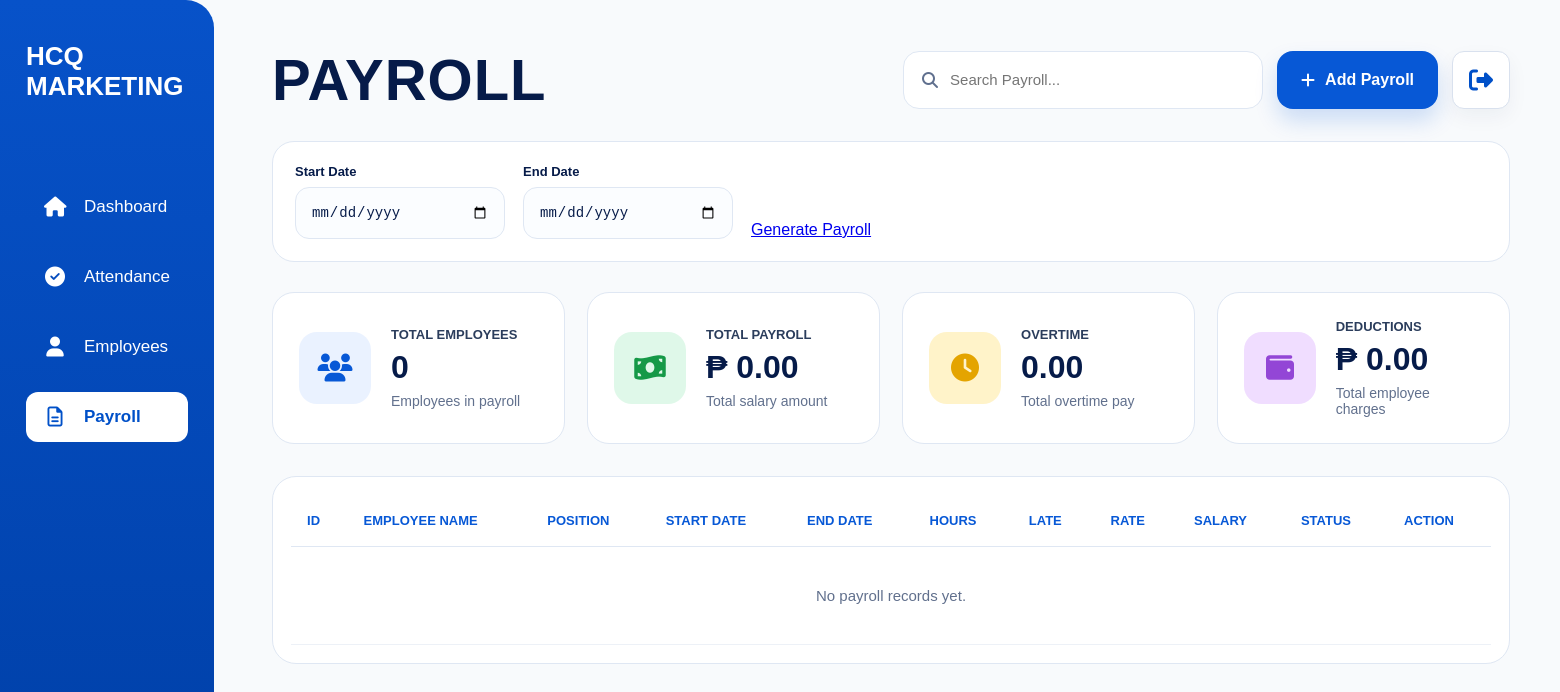
The page /payroll-page/ on the database as committed earlier.
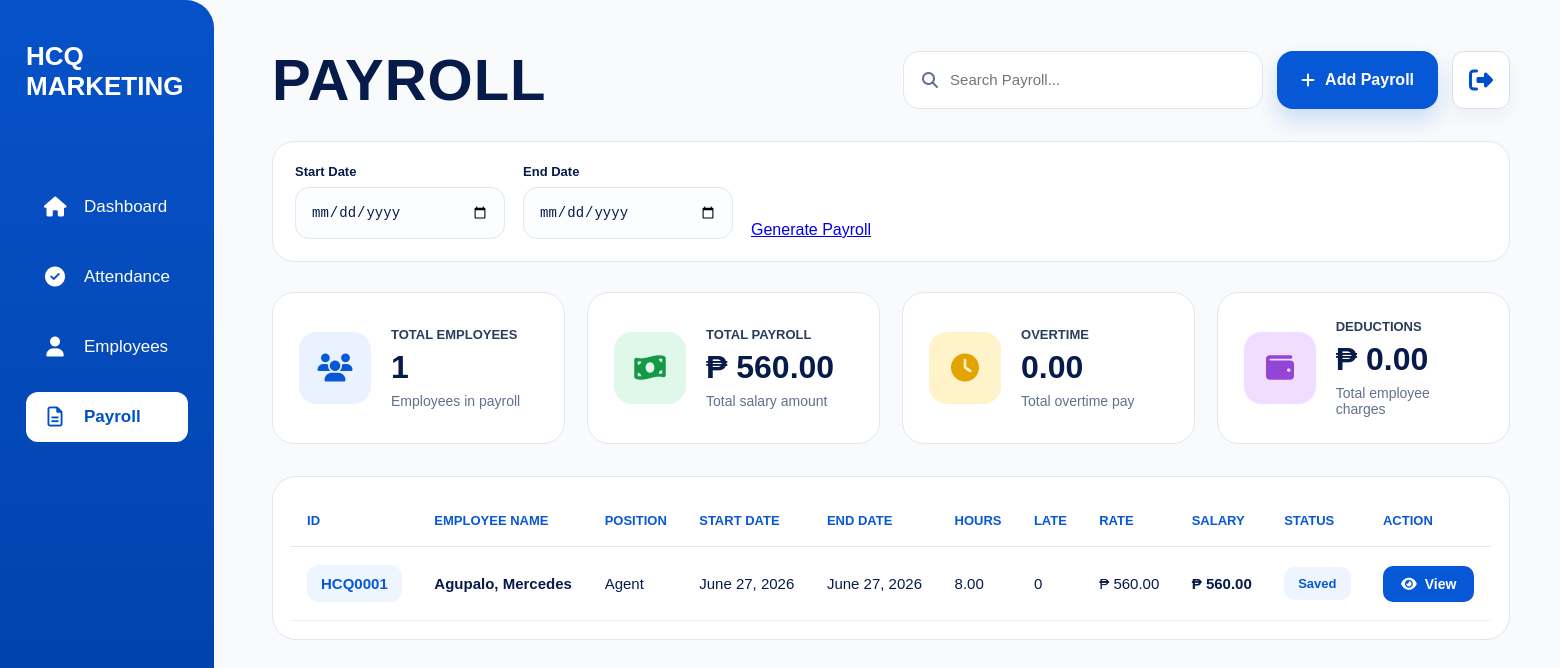
The same page on the database as committed later.
### payroll/models.py (models this page shows, shortened)
class Payroll(models.Model):
    employee = models.ForeignKey(
        Employee,
        on_delete=models.CASCADE,
        related_name='payrolls'
    )
    start_date = models.DateField()
    end_date = models.DateField()
    total_payable_hours = models.DecimalField(
        max_digits=10,
        decimal_places=2,
        default=0
    )
    total_late_minutes = models.PositiveIntegerField(
        default=0
    )
    total_undertime_minutes = models.PositiveIntegerField(
        default=0
    )
    base_salary = models.DecimalField(
        max_digits=12,
        decimal_places=2,
        default=0
    )
    overtime_pay = models.DecimalField(
        max_digits=12,
        decimal_places=0,
        default=0
    )
    transportation_fee = models.DecimalField(
        max_digits=12,
        decimal_places=2,
        default=0
    )
    delivery_allowance = models.DecimalField(
        max_digits=12,
        decimal_places=2,
        default=0
    )
    benefits = models.DecimalField(
        max_digits=10,
        decimal_places=2,
        default=0
    )
    absent_deduction = models.DecimalField(
        max_digits=10,
        decimal_places=2,
        default=0
    )
    allowance = models.DecimalField(
        max_digits=10,
        decimal_places=2,
        default=0,
        blank=True,
        help_text='Manual allowance for this payroll period.'
    )
    cash_advance = models.DecimalField(
        max_digits=10,
        decimal_places=2,
        default=0,
        blank=True
    )
    charges = models.DecimalField(
        max_digits=10,
        decimal_places=2,
        default=0,
        blank=True
    )
    rent = models.DecimalField(
        max_digits=10,
        decimal_places=2,
        default=0,
        blank=True
    )
    remarks = models.TextField(
        blank=True,
        null=True
    )
    total_salary = models.DecimalField(
        max_digits=12,
        decimal_places=2,
        default=0
    )
    created_at = models.DateTimeField(
        auto_now_add=True
    )
    class Meta:
        ordering = [
            '-start_date',
            'employee__last_name'
        ]

### employees/models.py (models this page shows, shortened)
class Employee(models.Model):
    SALARY_TYPE_CHOICES = (
        ("daily", "Daily"),
        ("hourly", "Hourly"),
    )
    EMPLOYMENT_STATUS_CHOICES = (
        ("ACTIVE", "Active"),
        ("RESIGNED", "Resigned"),
        ("MIA", "MIA"),
        ("TERMINATED", "Terminated"),
    )
    BLOOD_TYPE_CHOICES = (
        ("A+", "A+"),
        ("A-", "A-"),
        ("B+", "B+"),
        ("B-", "B-"),
        ("AB+", "AB+"),
        ("AB-", "AB-"),
        ("O+", "O+"),
        ("O-", "O-"),
    )
    employee_id = models.CharField(
        max_length=10,
        unique=True,
        editable=False,
    )
    first_name = models.CharField(max_length=100)
    middle_initial = models.CharField(
        max_length=50,
        blank=True,
        null=True,
    )
    last_name = models.CharField(max_length=100)
    date_of_birth = models.DateField(
        blank=True,
        null=True,
    )
    citizenship = models.CharField(
        max_length=100,
        blank=True,
        null=True,
    )
    address = models.CharField(
        max_length=255,
        blank=True,
        null=True,
    )
    contact_number = models.CharField(
        max_length=50,
        blank=True,
        null=True,
    )
    spouse_name = models.CharField(
        max_length=100,
        blank=True,
        null=True,
    )
    spouse_contact_number = models.CharField(
        max_length=50,
        blank=True,
        null=True,
    )
    blood_type = models.CharField(
        max_length=3,
        choices=BLOOD_TYPE_CHOICES,
        blank=True,
        null=True,
    )
    emergency_contact_name = models.CharField(
        max_length=100,
        blank=True,
        null=True,
    )
    emergency_relationship = models.CharField(
        max_length=100,
        blank=True,
        null=True,
    )
    emergency_contact_number = models.CharField(
        max_length=50,
        blank=True,
        null=True,
    )
    emergency_address = models.CharField(
        max_length=255,
        blank=True,
        null=True,
    )
    elementary = models.CharField(
        max_length=255,
        blank=True,
        null=True,
    )
    elementary_year = models.CharField(
        max_length=50,
        blank=True,
        null=True,
    )
    high_school = models.CharField(
        max_length=255,
        blank=True,
        null=True,
    )
    high_school_year = models.CharField(
        max_length=50,
        blank=True,
        null=True,
    )
    college = models.CharField(
        max_length=255,
        blank=True,
        null=True,
    )
    college_year = models.CharField(
        max_length=50,
        blank=True,
        null=True,
    )
    company_1 = models.CharField(
        max_length=255,
        blank=True,
        null=True,
    )
    company_address_1 = models.CharField(
        max_length=255,
        blank=True,
        null=True,
    )
    occupation_1 = models.CharField(
        max_length=100,
        blank=True,
        null=True,
    )
    years_1 = models.CharField(
        max_length=50,
        blank=True,
        null=True,
    )
    company_2 = models.CharField(
        max_length=255,
        blank=True,
        null=True,
    )
    company_address_2 = models.CharField(
        max_length=255,
        blank=True,
        null=True,
    )
    occupation_2 = models.CharField(
        max_length=100,
        blank=True,
        null=True,
    )
    years_2 = models.CharField(
        max_length=50,
        blank=True,
        null=True,
    )
    company_3 = models.CharField(
        max_length=255,
        blank=True,
        null=True,
    )
    company_address_3 = models.CharField(
        max_length=255,
        blank=True,
        null=True,
    )
    occupation_3 = models.CharField(
        max_length=100,
        blank=True,
        null=True,
    )
    years_3 = models.CharField(
        max_length=50,
        blank=True,
        null=True,
    )
    reference_name_1 = models.CharField(
        max_length=100,
        blank=True,
        null=True,
    )
    reference_occupation_1 = models.CharField(
        max_length=100,
        blank=True,
        null=True,
    )
    reference_contact_1 = models.CharField(
        max_length=50,
        blank=True,
        null=True,
    )
    reference_name_2 = models.CharField(
        max_length=100,
        blank=True,
        null=True,
    )
    reference_occupation_2 = models.CharField(
        max_length=100,
        blank=True,
        null=True,
    )
    reference_contact_2 = models.CharField(
        max_length=50,
        blank=True,
        null=True,
    )
    reference_name_3 = models.CharField(
        max_length=100,
        blank=True,
        null=True,
    )
    reference_occupation_3 = models.CharField(
        max_length=100,
        blank=True,
        null=True,
    )
    reference_contact_3 = models.CharField(
        max_length=50,
        blank=True,
        null=True,
    )
    sss_number = models.CharField(
        max_length=100,
        blank=True,
        null=True,
    )
    sss_file = models.FileField(
        upload_to="government_documents/sss/",
        blank=True,
        null=True,
    )
    philhealth_number = models.CharField(
        max_length=100,
        blank=True,
        null=True,
    )
    philhealth_file = models.FileField(
        upload_to="government_documents/philhealth/",
        blank=True,
        null=True,
    )
    tin_number = models.CharField(
        max_length=100,
        blank=True,
        null=True,
    )
    tin_file = models.FileField(
        upload_to="government_documents/tin/",
        blank=True,
        null=True,
    )
    pagibig_number = models.CharField(
        max_length=100,
        blank=True,
        null=True,
    )
    pagibig_file = models.FileField(
        upload_to="government_documents/pagibig/",
        blank=True,
        null=True,
    )
    nbi_clearance_number = models.CharField(
        max_length=100,
        blank=True,
        null=True,
    )
    nbi_clearance_file = models.FileField(
        upload_to="government_documents/nbi/",
        blank=True,
        null=True,
    )
    barangay_clearance_number = models.CharField(
        max_length=100,
        blank=True,
        null=True,
    )
    barangay_clearance_file = models.FileField(
        upload_to="government_documents/barangay/",
        blank=True,
        null=True,
    )
    drivers_license_number = models.CharField(
        max_length=100,
        blank=True,
        null=True,
    )
    drivers_license_file = models.FileField(
        upload_to="government_documents/drivers_license/",
        blank=True,
        null=True,
    )
    position = models.CharField(
        max_length=100,
    )
    employment_status = models.CharField(
        max_length=20,
        choices=EMPLOYMENT_STATUS_CHOICES,
        default="ACTIVE",
        db_index=True,
    )
    employment_remarks = models.TextField(
        blank=True,
        null=True,
    )
    salary_type = models.CharField(
        max_length=10,
        choices=SALARY_TYPE_CHOICES,
        default="daily",
    )
    rate = models.DecimalField(
        max_digits=10,
        decimal_places=2,
    )
    benefits = models.DecimalField(
        max_digits=10,
        decimal_places=2,
        default=0,
    )
    date_started = models.DateField(
        blank=True,
        null=True,
    )
    photo = models.ImageField(
        upload_to="employee_photos/",
        blank=True,
        null=True,
    )
    qr_code = models.ImageField(
        upload_to="employee_qrcodes/",
        blank=True,
        null=True,
    )
    resume = models.FileField(
        upload_to="employee_resumes/",
        blank=True,
        null=True,
    )
    class Meta:
        ordering = ("employee_id",)
        indexes = [
            models.Index(fields=("last_name", "first_name")),
        ]

### payroll/views.py (the view, shortened to what this page needs)
# urls.py: path("", views.payroll_page, name="payroll-page"),
def payroll_page(request):
    q = request.GET.get("q", "")
    start_date = request.GET.get("start_date", "")
    end_date = request.GET.get("end_date", "")
    payrolls = Payroll.objects.select_related(
        "employee"
    ).filter(
        employee__employment_status="ACTIVE"
    )
    if start_date:
        payrolls = payrolls.filter(
            start_date__gte=start_date
        )
    if end_date:
        payrolls = payrolls.filter(
            end_date__lte=end_date
        )
    payrolls = payrolls.order_by(
        "employee__employee_id"
    )
    total_deductions = (
        (payrolls.aggregate(total=Sum("cash_advance"))["total"] or 0)
        +
        (payrolls.aggregate(total=Sum("charges"))["total"] or 0)
        +
        (payrolls.aggregate(total=Sum("rent"))["total"] or 0)
        +
        (payrolls.aggregate(total=Sum("benefits"))["total"] or 0)
    )
    context = {
        "payroll_data": payrolls,
        "total_employees": payrolls.values(
            "employee"
        ).distinct().count(),
        "total_payroll": payrolls.aggregate(
            total=Sum("total_salary")
        )["total"] or 0,
        "total_overtime": payrolls.aggregate(
            total=Sum("overtime_pay")
        )["total"] or 0,
        "total_deductions": total_deductions,
        "q": q,
        "start_date": start_date,
        "end_date": end_date,
    }
    return render(
        request,
        "admin/payroll/payroll_page.html",
        context
    )

### templates/admin/payroll/payroll_page.html (shortened to what the changed rows need)
{% load static %}
{% load humanize %}
<!DOCTYPE html>
<html lang="en">
<head>
    <link rel="stylesheet" href="{% static 'dashboard/dashboard.css' %}">
    <link rel="stylesheet"
          href="https://cdnjs.cloudflare.com/ajax/libs/font-awesome/6.5.1/css/all.min.css">
</head>
<body>
<div class="modern-page">
    <main class="modern-content">
        <div class="payroll-header">
            <h1 class="payroll-title">
                PAYROLL
            </h1>
        </div>
        <div class="payroll-summary-grid">
            <div class="payroll-summary-card">
                <div>
                    <p>Total Employees</p>
                    <h2>{{ total_employees }}</h2>
                    <span>Employees in payroll</span>
                </div>
            </div>
            <div class="payroll-summary-card">
                <div>
                    <p>Total Payroll</p>
                    <h2>
                        ₱ {{ total_payroll|floatformat:2|intcomma }}
                    </h2>
                    <span>Total salary amount</span>
                </div>
            </div>
            <div class="payroll-summary-card">
                <div>
                    <h2>
                        {{ total_overtime|floatformat:2 }}
                    </h2>
                </div>
            </div>
            <div class="payroll-summary-card">
                <div>
                    <h2>
                        ₱ {{ total_deductions|floatformat:2|intcomma }}
                    </h2>
                </div>
            </div>
        </div>
        <div class="payroll-table-card">
            <table class="payroll-table">
                <thead>
                    <tr>
                        <th>ID</th>
                        <th>Employee Name</th>
                        <th>Position</th>
                        <th>Start Date</th>
                        <th>End Date</th>
                        <th>Hours</th>
                        <th>Late</th>
                        <th>Rate</th>
                        <th>Salary</th>
                        <th>Status</th>
                        <th>Action</th>
                    </tr>
                </thead>
                <tbody>
                    {% for row in payroll_data %}
                    <tr>
                        <td>
                            <span class="employee-id">
                                {{ row.employee.employee_id }}
                            </span>
                        </td>
                        <td class="employee-name">
                            {{ row.employee.last_name }},
                            {{ row.employee.first_name }}
                        </td>
                        <td>
                            {{ row.employee.position }}
                        </td>
                        <td>
                            {{ row.start_date }}
                        </td>
                        <td>
                            {{ row.end_date }}
                        </td>
                        <td>
                            {{ row.total_payable_hours|floatformat:2 }}
                        </td>
                        <td>
                            {{ row.total_late_minutes }}
                        </td>
                        <td>
                            ₱ {{ row.employee.rate|floatformat:2|intcomma }}
                        </td>
                        <td class="salary">
                            ₱ {{ row.total_salary|floatformat:2|intcomma }}
                        </td>
                        <td>
                            <span class="status-badge">
                                Saved
                            </span>
                        </td>
                        <td>
                            <a href="{% url 'view-payroll' row.id %}" class="view-btn">
                                <i class="fa-solid fa-eye"></i>
                                View
                            </a>
                        </td>
                    </tr>
                    {% empty %}
                    <tr>
                        <td colspan="11" class="empty-row">
                            No payroll records yet.
                        </td>
                    </tr>
                    {% endfor %}
                </tbody>
            </table>
        </div>
    </main>
</div>
</body>
</html>

Rows that differ between the two databases and show on the page:
added Payroll: employee.employee_id "HCQ0001", employee.last_name "Agupalo", employee.first_name "Mercedes", employee.position "Agent", start_date "June 27, 2026", end_date "June 27, 2026", total_payable_hours "8.00", total_late_minutes "0", employee.rate "560.00", total_salary "560.00"
Other text that changed with them:
{{ total_employees }}: "0" → "1"
{{ total_payroll|floatformat:2|intcomma }}: "0.00" → "560.00"
text no longer shown: "No payroll records yet."
